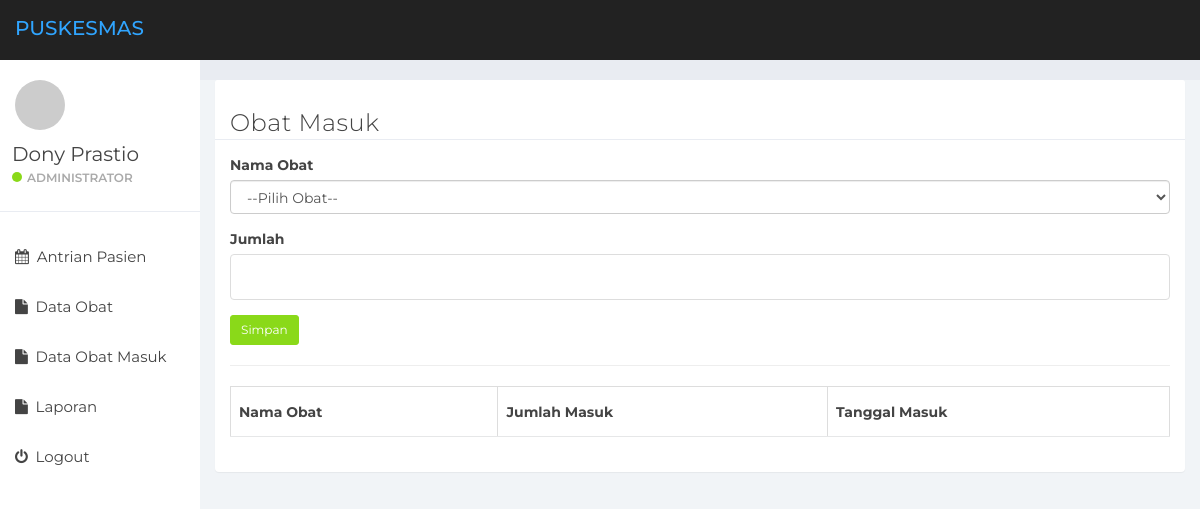
/Apotek/home.php?page=obat_masuk (signed in), run on an earlier commit of the app's database.
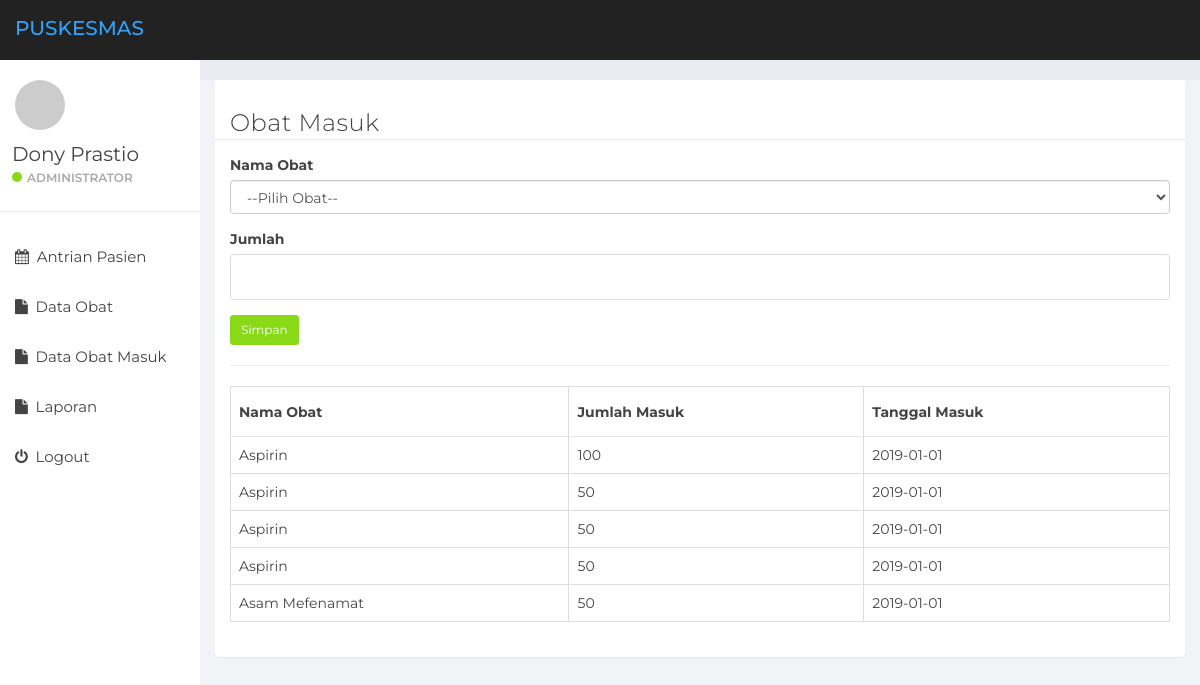
And on a later commit of the database.
### tables this page shows
CREATE TABLE `obat_masuk` (
  `id_masuk` int(11) NOT NULL,
  `id_obat` int(11) NOT NULL,
  `jumlah` int(11) NOT NULL,
  `tanggal` date NOT NULL
);

CREATE TABLE `obat` (
  `id_obat` int(11) NOT NULL,
  `nama_obat` text NOT NULL,
  `stok_obat` int(11) NOT NULL,
  `satuan` varchar(10) NOT NULL,
  `expired` date NOT NULL
);

### Apotek/obat_masuk.php (the view, shortened to what this page needs)
<div class="panel panel-default">
	<div class="panel-heading">
		<h3>Obat Masuk</h3>
	</div>
	<div class="panel-body">
		<form action="?page=obat_masukproses" method="POST">
			<div class="form-group">
				<label for="obat" class="label-control">Nama Obat</label>
				<select name="obat" class="chosen-select form-control" id="">
					<option>--Pilih Obat--</option>
				</select>
			</div>
			<div class="form-group">
				<label for="">Jumlah</label>
				<input type="number" name="jumlah" class="form-control">
			</div>
			<input type="submit" name="simpan" class="btn btn-sm btn-success" value="Simpan">
		</form>
		<hr>
		<table class="table table-bordered table-responsive" id="myTable">
			<thead>
				<tr>
					<th>Nama Obat</th>
					<th>Jumlah Masuk</th>
					<th>Tanggal Masuk</th>
				</tr>
			</thead>
			<tbody>
				<?php
				$query = mysqli_query($con, "SELECT * FROM obat, obat_masuk WHERE obat.id_obat=obat_masuk.id_obat");
				while($data = mysqli_fetch_array($query)) {
				?>
				<tr>
					<td><?php echo $data['nama_obat'] ?></td>
					<td><?php echo $data['jumlah'] ?></td>
					<td><?php echo $data['tanggal'] ?></td>
				</tr>
			<?php } ?>
			</tbody>
		</table>
	</div>
</div>

### Apotek/home.php (shortened to what this page needs)
<?php
include '../koneksi.php';
if(!empty($_SESSION['nama']) AND !empty($_SESSION['username']) AND !empty($_SESSION['password']) AND !empty($_SESSION['level'])){
	$nama = $_SESSION['nama'];
	$level = $_SESSION['level'];
?>
<!DOCTYPE html>
<html>
<head>
	<link href="../assets/css/bootstrap.min.css" rel="stylesheet">
	<link href="../assets/css/font-awesome.min.css" rel="stylesheet">
	<link href="../assets/css/datepicker3.css" rel="stylesheet">
	<link href="../assets/css/styles.css" rel="stylesheet">
	<link rel="stylesheet" type="text/css" href="https://cdn.datatables.net/v/bs/dt-1.10.18/datatables.min.css"/>
	<link rel="stylesheet" href="https://cdn.jsdelivr.net/npm/flatpickr/dist/flatpickr.min.css">
	<link rel="stylesheet" href="../assets/chosen/bootstrap-chosen.css">
</head>
<body>
	<nav class="navbar navbar-custom navbar-fixed-top" role="navigation">
		<div class="container-fluid">
			<div class="navbar-header">
				<a class="navbar-brand" href="#"><span>Puskesmas</span></a>
			</div>
		</div>
	</nav>
	<div id="sidebar-collapse" class="col-sm-3 col-lg-2 sidebar">
		<div class="profile-sidebar">
			<div class="profile-userpic">
				<img src="http://placehold.it/50/30a5ff/fff" class="img-responsive" alt="">
			</div>
			<div class="profile-usertitle">
				<div class="profile-usertitle-name"><?php echo $nama ?></div>
				<div class="profile-usertitle-status"><span class="indicator label-success"></span><?php echo $level; ?></div>
			</div>
		</div>
		<ul class="nav menu">
			<li><a href="?page=antrian"><em class="fa fa-calendar">&nbsp;</em> Antrian Pasien</a></li>
			<li><a href="?page=obat"><em class="fa fa-file">&nbsp;</em> Data Obat</a></li>
			<li><a href="?page=obat_masuk"><em class="fa fa-file">&nbsp;</em> Data Obat Masuk</a></li>
			<li><a href="?page=rekapitulasi"><em class="fa fa-file">&nbsp;</em> Laporan</a></li>
			<li><a href="logout.php"><em class="fa fa-power-off">&nbsp;</em> Logout</a></li>
		</ul>
	</div>
	<div class="col-sm-9 col-sm-offset-3 col-lg-10 col-lg-offset-2 main">
		<div class="row">
			<ol class="breadcrumb">
			</ol>
		</div>
		<?php
        if(isset($_GET['page'])) {
            $page = $_GET['page'];
            if($page == "antrian") {
                include 'antrian.php';
            } elseif($page == "obatpasien") {
                include 'obat_pasien.php';
            } elseif ($page == "status") {
            	include 'status.php';
            } elseif ($page == "obat") {
            	include 'obat.php';
            } elseif($page == "tambah_obat") {
            	include 'tambah_obat.php';
            } elseif($page == "tambah_obatproses") {
            	include 'tambah_obatproses.php';
            } elseif($page == "edit_obat") {
            	include 'edit_obat.php';
            } elseif($page == "edit_obatproses") {
            	include 'edit_obatproses.php';
            } elseif($page == "hapus_obat") {
            	include 'hapus_obat.php';
            } elseif($page == 'selesai') {
            	include 'selesai.php';
            } elseif($page == 'rekapitulasi') {
            	include 'rekapitulasi.php';
            } elseif($page == 'obat_masuk') {
            	include 'obat_masuk.php';
            } elseif($page == 'obat_masukproses') {
            	include 'obat_masukproses.php';
            }
        } else {
            include 'antrian.php';
        }
        ?>
		</div>
</body>
</html>
<?php
} else {
	echo "Harus Diisi";
}
?>

### assets/css/styles.css (style rules this page uses)
body { background: #f1f4f7; padding-top: 60px; font-size: 14px; color: #444444; font-family: "Montserrat", "Helvetica Neue", Helvetica, Arial, sans-serif; }
a, a:hover, a:focus { color: #30a5ff; }
h1, h2, h3, h4, h5, h6 { color: #444444; }
h3, h4 { font-weight: 300; }
input.form-control { border: 1px solid #ddd; box-shadow: none; height: 46px; }
.navbar-custom { background: #222; height: 60px; }
.navbar-header .navbar-brand { color: #fff; font-size: 20px; text-transform: uppercase; font-weight: 500; height: 60px; padding-top: 18px; }
.navbar-header .navbar-brand span { color: #30a5ff; }
.btn-success, .btn-success:hover, .btn-success:focus, .btn-success:active, .btn-success.active, .open > .dropdown-toggle.btn-success, .btn-success.disabled, .btn-success[disabled], fieldset[disabled] .btn-success, .btn-success.disabled:hover, .btn-success[disabled]:hover, fieldset[disabled] .btn-success:hover, .btn-success.disabled:focus, .btn-success[disabled]:focus, fieldset[disabled] .btn-success:focus, .btn-success.disabled:active, .btn-success[disabled]:active, fieldset[disabled] .btn-success:active, .btn-success.disabled.active, .btn-success[disabled].active, fieldset[disabled] .btn-success.active { background-color: #8ad919; border-color: #8ad919; }
.label-success { background-color: #8ad919; }
.panel { border: 0; }
.panel-heading { font-size: 20px; font-weight: 300; letter-spacing: 0.025em; height: 60px; line-height: 38px; }
.panel-default .panel-heading { background: #fff; border-bottom: 1px solid #e9ecf2; color: #444444; }
.navbar { border: 0; }
.sidebar { display: block; padding: 0; display: none; box-shadow: none; background: #fff; }
.sidebar ul { margin: 20px 0px; }
@media (min-width: 768px) { .sidebar { display: block; position: fixed; top: 60px; bottom: 0; left: 0; z-index: 1000; display: block; margin: 0; padding: 0; overflow-x: hidden; overflow-y: auto; } }
@media (min-width: 768px) { .navbar-header { width: 100%; } }
.sidebar ul.nav li a { height: 50px; font-size: 15px; line-height: 2em; color: #444444; }
.profile-sidebar { padding: 10px 0; border-bottom: 1px solid #e9ecf2; }
.indicator { width: 10px; height: 10px; display: inline-block; border-radius: 9999px; margin-right: 5px; }
.profile-userpic img { float: left; margin: 10px 0px 0px 15px; width: 50px; height: 50px; border-radius: 9999px !important; }
.profile-usertitle { float: left; text-align: left; margin: 10px 0 0 12px; }
.profile-usertitle-name { font-size: 20px; margin-bottom: 0px; }
.profile-usertitle-status { text-transform: uppercase; color: #AAA; font-size: 12px; font-weight: 600; margin-bottom: 15px; }
.breadcrumb { border-radius: 0; padding: 10px 15px 10px 15px; background: #e9ecf2; margin: 0; }
.table { background: #fff; }
.table > thead > tr > th { border-bottom: 1px solid #e6e7e8; vertical-align: middle; height: 50px; }

What changed in the data, as far as the page shows it:
added obat_masuk: id_obat.nama_obat "Aspirin", jumlah "100", tanggal "2019-01-01"
added obat_masuk: id_obat.nama_obat "Aspirin", jumlah "50", tanggal "2019-01-01"
added obat_masuk: id_obat.nama_obat "Aspirin", jumlah "50", tanggal "2019-01-01"
added obat_masuk: id_obat.nama_obat "Aspirin", jumlah "50", tanggal "2019-01-01"
added obat_masuk: id_obat.nama_obat "Asam Mefenamat", jumlah "50", tanggal "2019-01-01"
